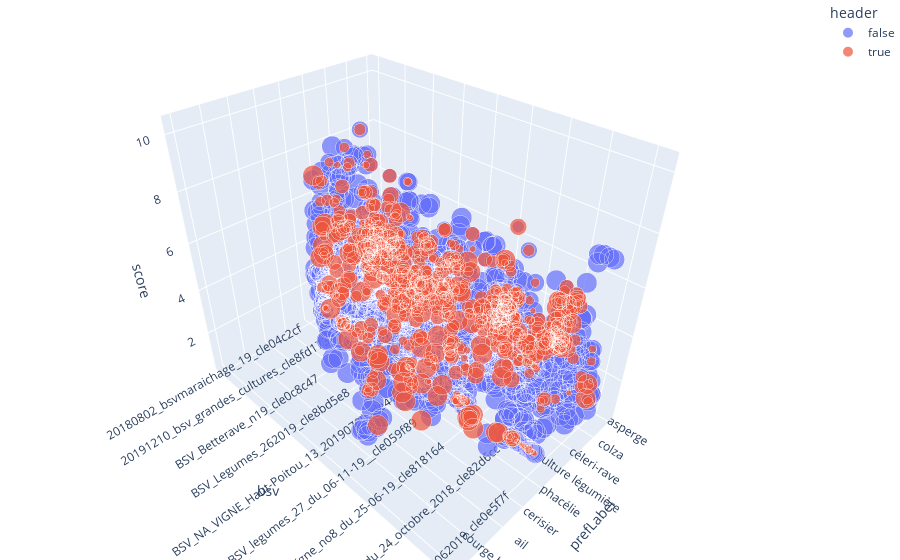

Here is the notebook cell this chart was saved with:
### Code cell
fig = px.scatter_3d(test, x='prefLabel', y='bsv', z='score',size='percentage',
              color='header')
fig.update_layout(margin=dict(l=0, r=0, b=0, t=0))
fig.show()

### Figure 1 — Plotly figure (JSON) as saved in the notebook; plotly's stock layout.template omitted (floating-point values rounded to 4 significant figures; data arrays with more than 128 entries replaced by an {"elided": "..."} marker saying what was removed)
{"data": [{"hovertemplate": "header=false<br>prefLabel=%{x}<br>bsv=%{y}<br>score=%{z}<br>percentage=%{marker.size}<extra></extra>", "legendgroup": "false", "marker": {"color": "#636efa", "size": {"elided": "1924 float values"}, "sizemode": "area", "sizeref": 0.25, "symbol": "circle"}, "mode": "markers", "name": "false", "scene": "scene", "showlegend": true, "type": "scatter3d", "x": {"elided": "1924 str values"}, "y": {"elided": "1924 str values"}, "z": {"elided": "1924 float values"}}, {"hovertemplate": "header=true<br>prefLabel=%{x}<br>bsv=%{y}<br>score=%{z}<br>percentage=%{marker.size}<extra></extra>", "legendgroup": "true", "marker": {"color": "#EF553B", "size": {"elided": "1924 float values"}, "sizemode": "area", "sizeref": 0.25, "symbol": "circle"}, "mode": "markers", "name": "true", "scene": "scene", "showlegend": true, "type": "scatter3d", "x": {"elided": "1924 str values"}, "y": {"elided": "1924 str values"}, "z": {"elided": "1924 float values"}}], "layout": {"legend": {"itemsizing": "constant", "title": {"text": "header"}, "tracegroupgap": 0}, "margin": {"b": 0, "l": 0, "r": 0, "t": 0}, "scene": {"domain": {"x": [0, 1], "y": [0, 1]}, "xaxis": {"title": {"text": "prefLabel"}}, "yaxis": {"title": {"text": "bsv"}}, "zaxis": {"title": {"text": "score"}}}}}
